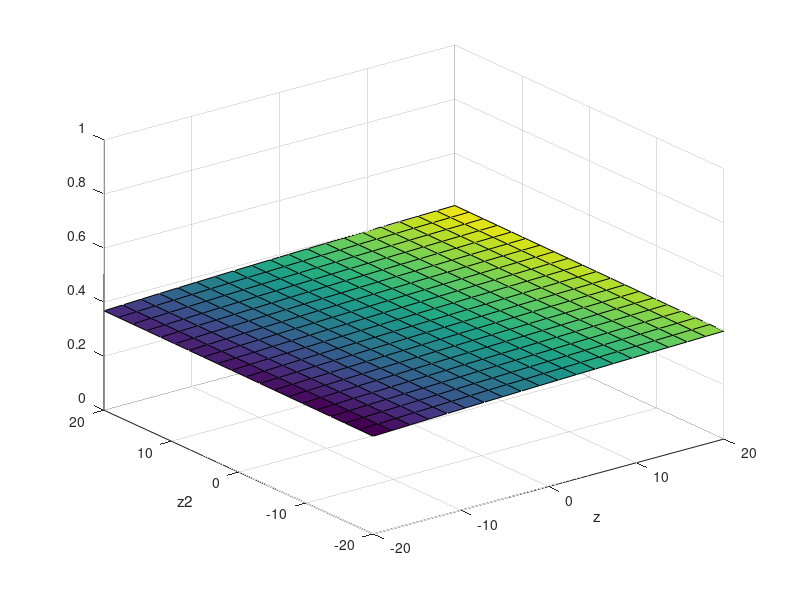

This figure's MATLAB source:
function probleem;

in=20;
jn=20;
z1vals=linspace(-20,20,in);
z2vals=linspace(-20,20,jn);
[X,Y] = meshgrid(z1vals,z2vals);
[m,n]=size(X);
[m,n]=size(Y);
for i=1:in
  for j=1:jn;
  Z(i,j)=find_theta(z1vals(i),z2vals(j));
end
end
figure
surf(X,Y,Z')
xlabel('z')
ylabel('z2')
axis([z1vals(1) z1vals(in) z2vals(1) z2vals(jn) 0 1])

z1vals(9),z2vals(20)
find_theta(z1vals(9),z2vals(20))

end

function th=find_theta(z,z2); % z'en zijn kwadraten !
d2 = 0.01;
if (abs(z)>d2) && (abs(z2)>d2) % geen reeksontwikkeling
    th=sqrt(15)/10;
    del=1;
    iter=0;
    if abs(z2-4*z)<0.0001
       z1=z2;
    else
       z1=z;
    end
    while abs(del)>10^(-5) && (iter<5)
       th2=th^2;
       del=-(G(z1,z2,th2)-G(z,4*z,th2))/(-G(z1,z2,th2)*th*H(z1,z2,th2)+G(z,4*z,th2)*th*H(z,4*z,th2));
       th=th+del;
       [z1,z2,th2,G(z1,z2,th2),G(z,4*z,th2),H(z1,z2,th2),H(z,4*z,th2),del,iter+1]
       iter=iter+1;
    end
    if iter>5 
        fprintf ('oeie %d \n',iter)
        th 
    end
else % geval van reeksontwikkelingen of z=0 of z2=0
    if (z2==0) && (abs(z)>d2) % expliciete berekening mogelijk
        th=1/z*arccosh((1+eta(z)-2*eta(z/4))/2/(eta(z/4)-1));
    elseif (z2<d2) && (z<d2)
        th=sqrt(15)/10* ...
            (1+(1/2100+(-131/105840000+(13487/4889808000000+ ...
            (-1175117/320380220160000000-505147/91537205760000000000*z2)*z2)*z2)*z2)*z2 ...
            +(1/420+(-17/21168000+(-1153/1955923200000+(-21517/16019011008000000+137477/4660075929600000000*z2)*z2)*z2)*z2...
            +(-17/784000+(-330733/1955923200000+(223250821/320380220160000000-43658273/25630417612800000000*z2)*z2)*z2...
            +(769/4346496000+(19182533/5339670336000000-8992463/1708694507520000000*z2)*z2...
            +(-280393/284782417920000-367176113/10252167045120000000*z2-7963/2531399270400000*z)*z)*z)*z)*z);        
    end    
end
end

function y=G(a,b,t2)
d=0.01;
if abs(a-b)<0.01 
   y=(xi(a/4)-eta(a/4))/a/t2/eta(t2*a);
else   
  y=(eta(a/4)-eta(b/4))/(xi(a*t2)-xi(b*t2));
end
end

function y=H(a,b,t2) % t2 staat voor theta^2
d=0.01;
if abs(a-b)<0.01 
   y=(eta(a*t2)+xi(a*t2))/t2/eta(t2*a);
else
   y=(a*eta(a*t2)-b*eta(b*t2))/(xi(a*t2)-xi(b*t2));
end;
end
   
function y=xi(z)
if z>0
   y=cosh(sqrt(z));
elseif z<0
   y=cos(sqrt(-z));
else
   y=1;
end
end

function y=eta(z)
if z>0
   y=sinh(sqrt(z))/sqrt(z);
elseif z<0
   y=sin(sqrt(-z))/sqrt(-z);
else y=1;
end
end

